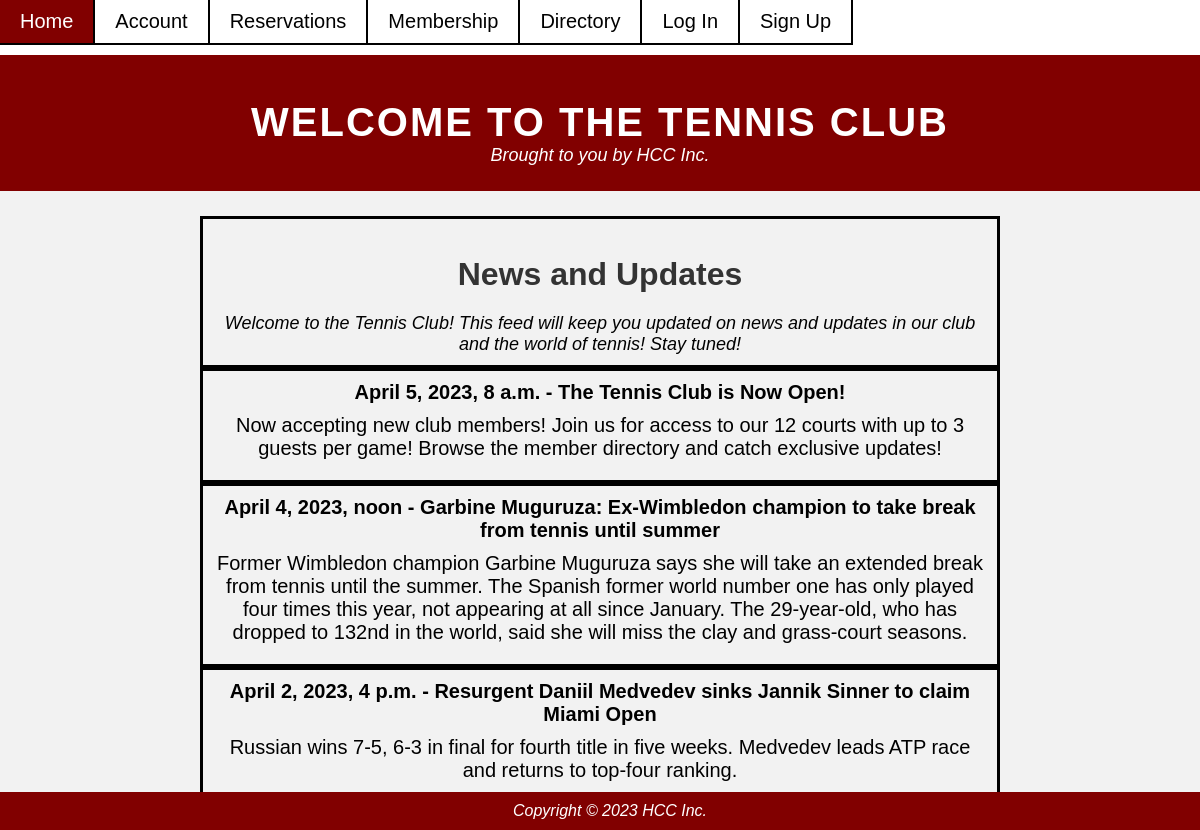
The page / on the database its author committed.
### app/models.py (models this page shows, shortened)
class NewsFeed(models.Model):  # This model is for displaying updates and news on the home page
    title = models.TextField()
    text = models.TextField()
    date = models.DateField()
    time = models.TimeField()

### app/views.py (the view)
# urls.py: path("", views.home_page, name='home'),
def home_page(request):
    template_name = 'home.html'
    messages = NewsFeed.objects.order_by('-date')
    context = {
        'messages': messages
    }
    return render(request, template_name, context)

### templates/home.html (shortened to what this page needs)
{% extends "base.html" %}
{% block content %}
<!DOCTYPE html>
<html>
<head>
	<link rel="stylesheet" href="../static/css/style.css">
</head>
<body>
	<header style="padding-top: 100px;">
		<h1>Welcome to The Tennis Club</h1>
		<p>Brought to you by HCC Inc.</p>
	</header>
	<main>
		<section>
			<div class="accountbox">
				<h2>News and Updates</h2>
				<p>Welcome to the Tennis Club! This feed will keep you updated on news and updates in our club and the
					world of tennis! Stay tuned!</p>
			</div>
			<ul>
				{% for message in messages %}
				<div class="accountbox">
					<li style="font-weight: bold">{{ message.date }}, {{ message.time }} - {{ message.title }}</li>
					<li>{{ message.text }}</li>
				</div>
				{% endfor %}
			</ul>
		</section>
	</main>
	<footer>
		<p>Copyright © 2023 HCC Inc.</p>
	</footer>
</body>
</html>
{% endblock content %}

### static/css/style.css (style rules this page uses)
body { margin: 0; padding: 0; font-family: Arial, sans-serif; background-color: #f2f2f2; }
header { background-color: #810000; color: #fff; padding: 25px; padding-top: 100px; text-align: center; }
h1 { margin: 0; font-size: 40px; letter-spacing: 2px; text-transform: uppercase; }
p { margin: 0; font-size: 18px; font-style: italic; }
main { padding: 25px; max-width: 800px; margin: 0 auto; display: flex; flex-wrap: wrap; }
h2 { font-size: 32px; color: #333; margin-bottom: 20px; }
ul { list-style: none; padding: 0; margin: 0; }
li { font-size: 20px; margin-bottom: 10px; }
footer { background-color: #810000; color: #fff; padding: 10px; text-align: center; position: fixed; left: 0; bottom: 0; width: 100%; }
footer p { margin: 0; font-size: 16px; }
.accountbox { border: 3px solid black; font-family: Arial; margin: 0 auto; text-align: center; padding: 10px; }

### rows shown on the page
NewsFeed: date "April 5, 2023", time "8 a.m.", title "The Tennis Club is Now Open!", text "Now accepting new club members! Join us for access to our 12 courts with up to 3 guests per game! Browse the member directory and catch exclusive updates!"
NewsFeed: date "April 4, 2023", time "noon", title "Garbine Muguruza: Ex-Wimbledon champion to take break from tennis until summer", text "Former Wimbledon champion Garbine Muguruza says she will take an extended break from tennis until the summer. The Spanish former world number one has only played four times this year, not appearing at all since January. The 29-year-old, who has dropped to 132nd in the world, said she will miss the clay and grass-court seasons."
NewsFeed: date "April 2, 2023", time "4 p.m.", title "Resurgent Daniil Medvedev sinks Jannik Sinner to claim Miami Open", text "Russian wins 7-5, 6-3 in final for fourth title in five weeks. Medvedev leads ATP race and returns to top-four ranking."
